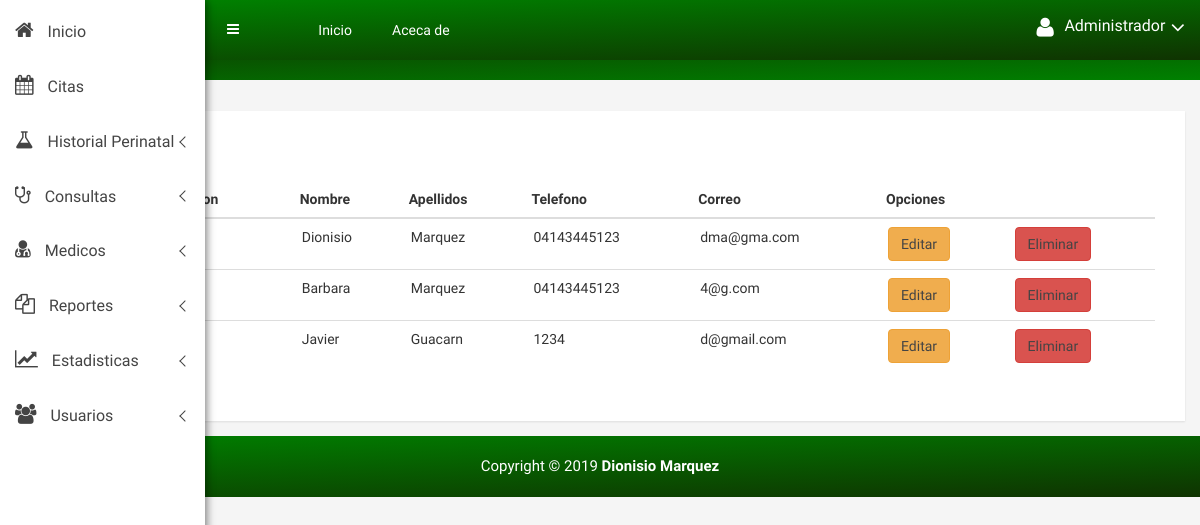
The page /vista/medicos_vista.php on the database its author committed.
### tables this page shows
CREATE TABLE `medicos` (
  `idMedico` int(11) NOT NULL,
  `medidentificacion` char(15) NOT NULL,
  `mednombres` varchar(50) NOT NULL,
  `medapellidos` varchar(50) NOT NULL,
  `medtelefono` char(15) NOT NULL,
  `medcorreo` varchar(50) NOT NULL,
  `status` tinyint(1) NOT NULL
);

### vista/medicos_vista.php (the view, shortened to what this page needs)
<?php
try{
	$conexion = new PDO('mysql:host=localhost;dbname=centromedico','root','');
}catch(PDOException $e){
	echo "Error: ". $e->getMessage();
}
$consulta = $conexion -> prepare("
    SELECT * FROM medicos WHERE status <> 0");
$consulta ->execute();
$consulta = $consulta ->fetchAll();
?>
 <!doctype html>
<html class="no-js" lang="en">
<head>
    <link rel="stylesheet" href="css/bootstrap.min.css">
    <link rel="stylesheet" href="css/font-awesome.min.css">
    <link rel="stylesheet" href="css/owl.carousel.css">
    <link rel="stylesheet" href="css/owl.theme.css">
    <link rel="stylesheet" href="css/owl.transitions.css">
    <link rel="stylesheet" href="css/animate.css">
    <link rel="stylesheet" href="css/normalize.css">
    <link rel="stylesheet" href="css/meanmenu.min.css">
    <link rel="stylesheet" href="css/main.css">
    <link rel="stylesheet" href="css/morrisjs/morris.css">
    <link rel="stylesheet" href="css/scrollbar/jquery.mCustomScrollbar.min.css">
    <link rel="stylesheet" href="css/metisMenu/metisMenu.min.css">
    <link rel="stylesheet" href="css/metisMenu/metisMenu-vertical.css">
    <link rel="stylesheet" href="css/calendar/fullcalendar.min.css">
    <link rel="stylesheet" href="css/calendar/fullcalendar.print.min.css">
    <link rel="stylesheet" href="css/style.css">
    <link rel="stylesheet" href="css/preloader/preloader-style.css">
    <link rel="stylesheet" href="css/responsive.css">
</head>
<body>
<div class="left-sidebar-pro">
  <nav id="sidebar" class="">
<div class="left-custom-menu-adp-wrap comment-scrollbar">
<nav class="sidebar-nav left-sidebar-menu-pro">
<ul class="metismenu" id="menu1">
     <li class="active">
         <a href="CenterMedicine.php">
             <i class="fa big-icon fa-home icon-wrap"></i>
             <span class="mini-click-non">Inicio</span>
        </a>
    </li>
    <li>
          <a  href="calendario.php" aria-expanded="false"><i class="fa big-icon fa-calendar icon-wrap"></i> <span class="mini-click-non">Citas</span></a>
    </li>
<li>
  <a class="has-arrow" href="mailbox.html" aria-expanded="false">
   <i class="fa big-icon fa-flask icon-wrap"></i>
   <span class="mini-click-non">Historial Perinatal &nbsp; &nbsp; </span>
 </a>
</li>
<li>
    <a class="has-arrow" href="mailbox.html" aria-expanded=" false">
     <i class="fa big-icon fa-stethoscope icon-wrap"></i>
     <span class="mini-click-non">Consultas</span>
   </a>
</li>
<li>
<a class="has-arrow" href="mailbox.html" aria-expanded="false">  <i class="fa big-icon fa-user-md icon-wrap"></i>
  <span class="mini-click-non">Medicos</span>
</a>
</li>
<li>
     <a class="has-arrow" href="mailbox.html" aria-expanded="false"><i class="fa big-icon fa-copy icon-wrap"></i> <span class="mini-click-non">Reportes</span>
     </a>
</li>
<li>
  <a class="has-arrow" href="mailbox.html" aria-expanded="false"><i class="fa big-icon fa-line-chart icon-wrap"></i> <span class="mini-click-non">Estadisticas</span>
  </a>
</li>
<li>
    <a class="has-arrow" href="mailbox.html" aria-expanded="false"><i class="fa big-icon fa-users icon-wrap"></i> <span class="mini-click-non">Usuarios</span>
    </a>
</li>
</ul>
 </nav>
</div>
</nav>
</div>
    <div class="all-content-wrapper">
        <div class="container-fluid">
            <div class="row">
                <div class="col-lg-12 col-md-12 col-sm-12 col-xs-12">
                    <div class="logo-pro">
                    </div>
                </div>
            </div>
        </div>
        <div class="header-advance-area">
            <div class="header-top-area">
                <div class="container-fluid">
                    <div class="row">
                        <div class="col-lg-12 col-md-12 col-sm-12 col-xs-12">
                            <div class="header-top-wraper">
                                <div class="row">
<div class="col-lg-1 col-md-0 col-sm-1 col-xs-12">
 <div class="menu-switcher-pro">
    <button type="button" id="sidebarCollapse" class="btn bar-button-pro header-drl-controller-btn btn-info navbar-btn">
    <i class="fa fa-bars"></i>
    </button>
 </div>
</div>
<div class="col-lg-6 col-md-7 col-sm-6 col-xs-12">
    <div class="header-top-menu tabl-d-n">
        <ul class="nav navbar-nav mai-top-nav">
            <li class="nav-item"><a href="CenterMedicine.php" class="nav-link">Inicio</a>
            </li>
            <li class="nav-item"><a href="integrante.php" class="nav-link">Aceca de</a>
            </li>
        </ul>
    </div>
</div>
 <div class="col-lg-5 col-md-5 col-sm-12 col-xs-12">
 <div class="header-right-info">
 <ul class="nav navbar-nav mai-top-nav header-right-menu">
 <li class="nav-item">
 <a href="#" data-toggle="dropdown" role="button" aria-expanded="false" class="nav-link dropdown-toggle">
 <i class="fa fa-user adminpro-user-rounded header-riht-inf" aria-hidden="true">
 </i>
<span class="admin-name">Administrador</span>
    <i class="fa fa-angle-down adminpro-icon adminpro-down-arrow">
    </i>
</a>
                                                </li>
                                            </ul>
                                        </div>
                                    </div>
                                </div>
                            </div>
                        </div>
                    </div>
                </div>
            </div>
<div class="breadcome-area">
<div class="container-fluid">
<div class="row">
<div class="col-lg-12 col-md-12 col-sm-12 col-xs-12">
<div class="breadcome-list">
<div class="row">
<div class="col-lg-8 col-md-8 col-sm-8 col-xs-8">
                                        <br>
                                    </div>
                                </div>
                            </div>
                        </div>
                    </div>
                </div>
            </div>
        </div>
<div class="charts-area mg-tb-15">
<div class="container-fluid">
 <div class="row">
<div class="col-lg-2 col-md-2 col-sm-2 col-xs-12">
</div>
 <div class="col-lg-8 col-md-8 col-sm-8 col-xs-12">
                        </div>
                    </div>
                </div>
            </div>
        </div>
<div class="data-table-area mg-tb-15">
<div class="container-fluid">
<div class="row">
<div class="col-lg-12 col-md-12 col-sm-12 col-xs-12">
<div class="sparkline13-list">
<div class="sparkline13-graph">
<div class="datatable-dashv1-list custom-datatable-overright">
    <br>
<table id="table" data-toggle="table" >
            <thead>
    <tr>
					<th>Nº</th>
					<th>Identificacion</th>
					<th>Nombre</th>
					<th>Apellidos</th>
                    <th>Telefono</th>
					<th>Correo</th>
					<th colspan ="2">Opciones</th>
                                            </tr>
        </thead>
                                        <tbody>
        <?php foreach ($consulta as $Sql): ?>
								<tr >
<?php echo "<td class='mayusculas'>". $Sql['idMedico']. "</td>"; ?>
<?php echo "<td class='mayusculas'>". $Sql['medidentificacion']. "</td>"; ?>
	<?php echo "<td class='mayusculas'>". $Sql['mednombres']. "</td>"; ?>
<?php echo "<td class='mayusculas'>". $Sql['medapellidos']. "</td>"; ?>
<?php echo "<td class='mayusculas'>". $Sql['medtelefono']. "</td>"; ?>
<?php echo "<td>". $Sql['medcorreo']. "</td>"; ?>
<?php echo "<td class='centrar'>"."<a href='actualizarmedico.php?idMedico=".$Sql['idMedico']."' class='editar class= btn btn-custon-rounded-two btn-warning'>Editar</a>". "</td>"; ?>
<td><a class="btn btn-custon-rounded-two btn-danger" onclick="delete_medico(<?php echo  $Sql['idMedico']; ?>)" href="#">Eliminar</a></td>
											</tr>
										<?php endforeach; ?>
                                        </tbody>
                                    </table>
                                </div>
                            </div>
                        </div>
                    </div>
                </div>
            </div>
        </div>
        <div class="footer-copyright-area">
            <div class="container-fluid">
                <div class="row">
                    <div class="col-lg-12">
                        <div class="footer-copy-right">
                            <p>Copyright &copy; 2019 <b><a href="/">Dionisio Marquez</a></b></p>
                        </div>
                    </div>
                </div>
            </div>
        </div>
</body>
</html>

### css/main.css (style rules this page uses)
html { color: #222; font-size: 1em; line-height: 1.4; }

### css/metisMenu/metisMenu-vertical.css (style rules this page uses)
.sidebar-nav { background: #fff; }
.sidebar-nav ul { padding: 0; margin: 0; list-style: none; background: #f5f5f5; }
.sidebar-nav .metismenu { background: #fff; display: -webkit-box; display: -ms-flexbox; display: flex; -webkit-box-orient: vertical; -webkit-box-direction: normal; -ms-flex-direction: column; flex-direction: column; }
.sidebar-nav .metismenu li + li { margin-top: 5px; }
.sidebar-nav .metismenu li:first-child { margin-top: 5px; }
.sidebar-nav .metismenu li:last-child { margin-bottom: 5px; }
.sidebar-nav .metismenu > li { display: -webkit-box; display: -ms-flexbox; display: flex; -webkit-box-orient: vertical; -webkit-box-direction: normal; -ms-flex-direction: column; flex-direction: column; position: relative; }
.sidebar-nav .metismenu a { position: relative; display: block; padding: 13px 15px; color: #444; outline-width: 0; transition: all .3s ease-out; font-size:16px; }
.sidebar-nav .metismenu li .icon-wrap { margin-right:10px; font-size:20px; }

### css/style.css (style rules this page uses)
green html, body { height: 100%; font-family: 'Play', sans-serif;font-weight:400;background:#f5f5f5; }
p { margin:0 0 15px; }
a { transition: all 0.3s ease 0s;text-decoration:none; }
a:visited, a:link, a:active { text-decoration: none; }
ul { list-style: outside none none; margin: 0; padding: 0 }
.mg-tb-15 { margin:15px 0px; }
.all-content-wrapper { margin-left: 205px; transition: all 0.3s; }
.left-sidebar-pro { z-index: 9999; width: 240px; }
#sidebar { min-width: 200px; background: #fff; color: #fff; position:fixed; transition: all 0.3s; z-index:999; height:100%; box-shadow: 0px 0px 10px 0 rgba(0,0,0,.42), 0 0px 10px 0 rgba(0,0,0,.12), 0 0px 10px 0px rgba(0,0,0,.2); }
.bar-button-pro { margin: 13px 0px; }
.menu-switcher-pro { transition:all .4s ease 0s; }
.menu-switcher-pro button { background: none; border:none; }
.footer-copyright-area { background: -webkit-linear-gradient(178deg, green 0%, #0F3301 100%); background: linear-gradient(178deg, green 0%, #0F3301 100%); padding: 20px 0px; text-align: center; }
.footer-copy-right p { margin: 0px; font-size: 15px; color: #fff; }
.footer-copy-right a { color:#fff; text-decoration:none; }
.comment-scrollbar, .timeline-scrollbar, .messages-scrollbar, .project-list-scrollbar { height: 580px; }
.header-top-menu .navbar-nav>li>a { padding: 20px 20px; color: #fff; font-size:14px; }
.header-right-info .navbar-nav { float:right; padding:17px 0px; }
.header-right-info ul.header-right-menu li { display:inline-block; }
.header-right-info ul.header-right-menu > li > a { display:inline-block; color:#fff; padding: 0px 0px 0px 20px; font-size:22px; text-decoration:none; position:relative; }
.header-right-info .admin-name { display: inline-block; color: #fff; font-size: 16px; position: relative; top: -4px; margin-left:5px; }
.breadcome-list { padding-top:20px; padding-bottom:20px; }
.header-advance-area { background: -webkit-linear-gradient(178deg, green 0%, #0F3301 100%); background: linear-gradient(178deg, #0F3301 0%, green 100%); }
.product-sales-chart, .analytics-info-cs, .tranffic-als-inner, .analytics-rounded, .single-new-trend, .personal-info-wrap, .author-widgets-single, .calender-inner, .product-status-wrap, .review-tab-pro-inner, .income-dashone-total, .analytics-adminpro-wrap, .analytics-sparkle-line, .analysis-progrebar, .sparkline8-list, .sparkline9-list, .sparkline7-list, .sparkline10-list, .sparkline12-list, .sparkline13-list, .sparkline14-list, .sparkline13-list, .sparkline11-list, .x-editable-list, .code-editor-single, .blog-details-inner, .charts-single-pro, .about-sparkline, .sparkline-list, .button-ad-wrap, .tab-content-details, .sparkline16-list, .sparkline15-list, .tinymce-single { padding:30px; background:#fff; -webkit-box-shadow: 0px 1px 2px 0px rgba(0, 0, 0, 0.1); box-shadow: 0px 1px 2px 0px rgba(0, 0, 0, 0.1); }
.header-top-area { position: fixed; background: -webkit-linear-gradient(178deg, green 0%, #0F3301 100%); background: linear-gradient(178deg, green 0%, #0F3301 100%); z-index: 99; left: 200px; right: 0; top: 0; margin: 0 auto; transition: all 0.3s; }
.custom-datatable-overright table tbody tr td a { color: #444; font-size: 14px; }
.custom-datatable-overright table tbody tr td { padding-left: 10px !important; padding-right: 5px !important; font-size: 14px; text-align: left; }

### rows shown on the page
medicos: mednombres "Dionisio", medapellidos "Marquez", medtelefono "04143445123", medcorreo "dma@gma.com"
medicos: mednombres "Barbara", medapellidos "Marquez", medtelefono "04143445123", medcorreo "4@g.com"
medicos: mednombres "Javier", medapellidos "Guacarn", medtelefono "1234", medcorreo "d@gmail.com"
